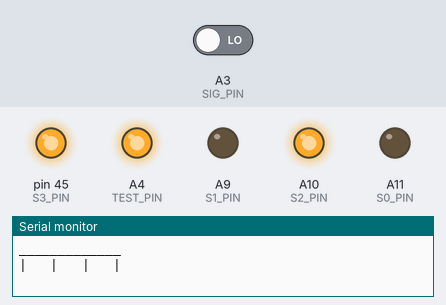
Bench run of a sketch on a simulated Arduino Mega 2560, built with avr-gcc and run on an emulated ATmega2560. Parts: output pins drawn as LEDs (lit = HIGH), the last lines printed to the serial monitor. The test bench sets the inputs (shaded band); at power-on: A3 (SIG_PIN) LOW.

Above: at 0.05 s.
At 0.5 s:
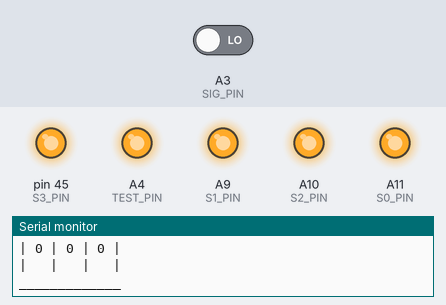
Timing chart, 0 to 3.0 s (numbered marks = the images above):
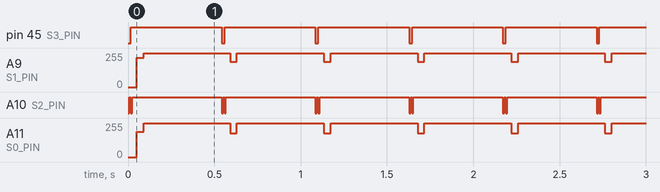

Measured:
- by itself, pin 45 (S3_PIN): alternates HIGH for 0.53 s and LOW for 0.02 s
- by itself, A9 (S1_PIN): repeats every 0.54 s: 255/255 0.50 s, 190/255 0.04 s
- by itself, A10 (S2_PIN): repeats every 0.54 s: LOW 0.01 s, HIGH 0.52 s, LOW 0.01 s, HIGH 0.01 s
- by itself, A11 (S0_PIN): repeats every 0.54 s: 255/255 0.50 s, 178/255 0.04 s

The sketch:

mux_test.ino
```cpp
const int S0_PIN   = A11;
const int S1_PIN   = A9;
const int S2_PIN   = A10;
const int S3_PIN   = 45;

const int SIG_PIN  = A3;
const int TEST_PIN = A4;

void setup() {
  Serial.begin(9600);

  pinMode(S0_PIN, OUTPUT);
  pinMode(S1_PIN, OUTPUT);
  pinMode(S2_PIN, OUTPUT);
  pinMode(S3_PIN, OUTPUT);

  pinMode(TEST_PIN, OUTPUT);
  pinMode(SIG_PIN, INPUT);

  digitalWrite(TEST_PIN, HIGH);
}

void loop() {
  int values[16];

  for (int ch = 0; ch < 16; ch++) {
    digitalWrite(S0_PIN, (ch & 0x01) ? HIGH : LOW);
    digitalWrite(S1_PIN, (ch & 0x02) ? HIGH : LOW);
    digitalWrite(S2_PIN, (ch & 0x04) ? HIGH : LOW);
    digitalWrite(S3_PIN, (ch & 0x08) ? HIGH : LOW);

    delay(2);
    values[ch] = digitalRead(SIG_PIN);
  }

\
  Serial.println("_____________");
  Serial.println("|   |   |   |");

  Serial.print("| ");
  Serial.print(values[1]);
  Serial.print(" | ");
  Serial.print(values[2]);
  Serial.print(" | ");
  Serial.print(values[0]);
  Serial.println(" |");

  Serial.println("|   |   |   |");
  Serial.println("_____________");

  delay(500);
}
```
